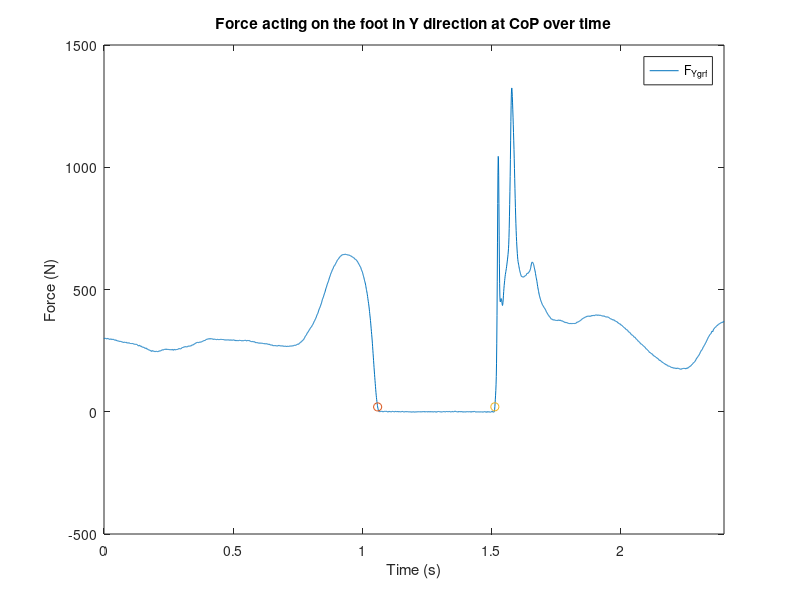
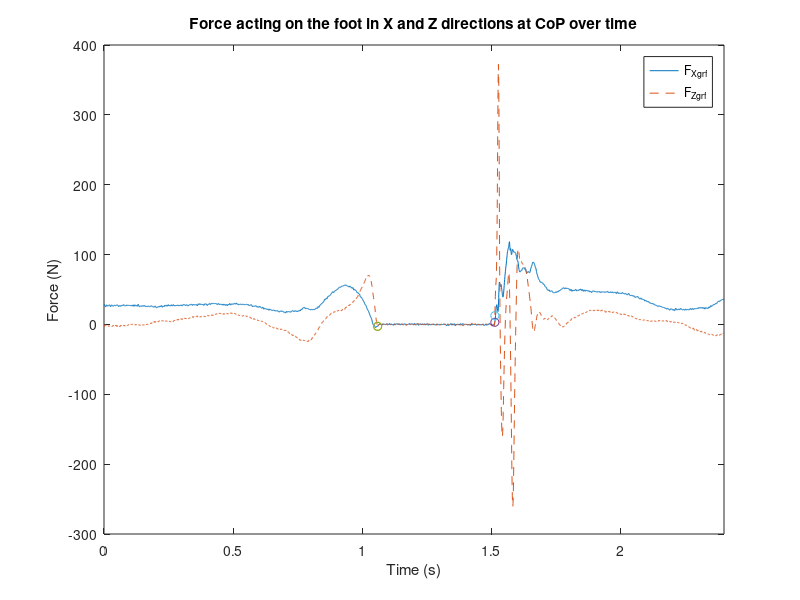
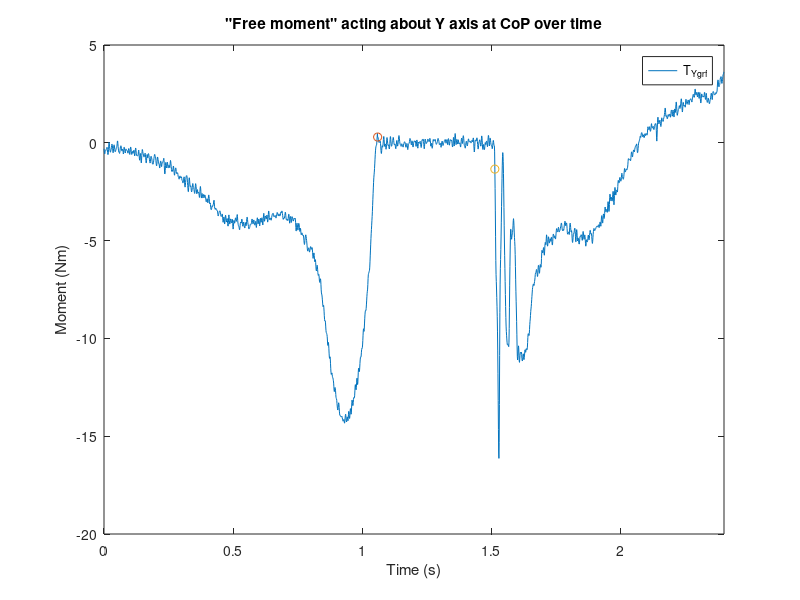
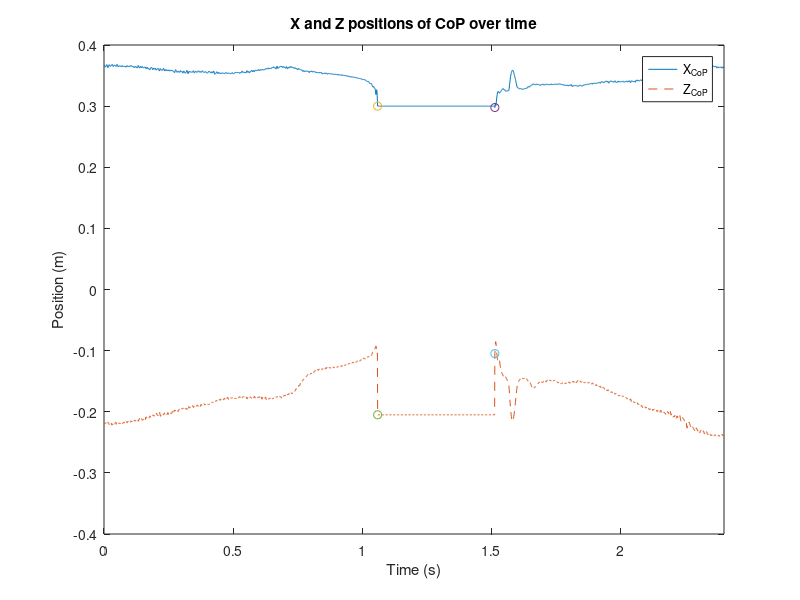

Recreate these plots in MATLAB, in order.
% Created by: Anthony Le
% Last updated: 02.27.2018

% KIN 523: Homework 6 - Force Measurement
% Due: 03.01.18
%%
close all;
clear;

% origin of force plate coordinate system in global XYZ
% Y_0 -> -Z_0
% Z_0 -> Y_0
XZY_0 = [0.300; 0.205; 0];

cal_mat = [612.8, -2.9, 0.1, 1.4, 0.1, 0.7;
            5.5, 616.3, -3.3, -1.8, 0.2, -7.5;
            30.6, 2.7, 945.1, -2.7, -10.4, 3.5;
            0.4, -29.0, -0.7, 351.3, 1.5, 0.6;
            25.6, -0.2, -0.7, -0.7, 246.9, 0.3;
            0.8, 0.6, 0.6, 0.5, 0.6, 143.8];

h = 0; % in m        
h_true = 0.044; % in m

G_i = 2; % force plate amp gains

f_s = 1080; % in Hz
f_c = 120; % in Hz; 4th-order Butterworth no-lag filter
f_s_mocap = 120; % in Hz

%% Problem 1
% bipolar range for 16-bit A/D -32768 to 32767

% mV per count 
mV_count = (20 / (2^16)) * 1000; % in mV

d_output = 4673; % digital output in counts
a_input = d_output * mV_count; % analog input in mV
a_input = a_input / 1000; % analog input in V

%% Problem 2
load('Forces.mat');

V_base = [0.0595, 0.0438, 0.0748, 0.0485, 0.0519, 0.0497];
V_base = repmat(V_base, 2593, 1);

V_meas = [F_x, F_y, F_z, M_x, M_y, M_z];

V_act = V_meas - V_base;

table_2 = horzcat(sample, V_act);

%% Problem 3
V_act_tp = transpose(V_act);

FM_output = []; % force and moments in N and Nm, respectively

for i = 1:length(sample)
    fm_output = cal_mat * (V_act_tp(:, i) ./ 2);
    FM_output = cat(2, FM_output, fm_output);
end

FM_output = transpose(FM_output);

table_3 = horzcat(sample, FM_output);

%% Problem 4
x_CoP = [];
y_CoP = [];

for j = 1:length(sample)
    if FM_output(j, 3) < 20
        x = 0;
        y = 0;
        x_CoP = cat(1, x_CoP, x);
        y_CoP = cat(1, y_CoP, y);
    else
        x = ((-h * FM_output(j, 1)) - FM_output(j, 5)) / FM_output(j, 3);
        y = ((-h * FM_output(j, 2)) - FM_output(j, 4)) / FM_output(j, 3);
        x_CoP = cat(1, x_CoP, x);
        y_CoP = cat(1, y_CoP, y);
    end
    
end

xyz_CoP = [x_CoP, y_CoP, zeros(2593, 1)];

table_4 = horzcat(sample, xyz_CoP);

%% Problem 5
T_z = [];

for k = 1:length(sample)
    t_z = FM_output(k, 6) - (x_CoP(k, 1) * FM_output(k, 2)) + (y_CoP(k, 1) * FM_output(k, 1));
    T_z = cat(1, T_z, t_z);
end

table_5 = horzcat(sample, T_z);

%% Problem 6
% part a
xyz_CoP_tp = transpose(xyz_CoP);

XZY_CoP = [];
theta = 270; % in deg

RotM = [cos(theta), sin(theta), 0;
        sin(theta), -cos(theta), 0;
        0, 0, -1];

for l = 1:length(sample)
    XZY = RotM * xyz_CoP_tp(:, l) + XZY_0;
    XZY_CoP = cat(2, XZY_CoP, XZY);
end

XZY_CoP = transpose(XZY_CoP);
XZY_CoP(:, 2) = -XZY_CoP(:, 2); % Y_CoP -> -Z_CoP

X_CoP = XZY_CoP(:, 1);
Z_CoP = XZY_CoP(:, 2);

% part b
F_xyz = [FM_output(:, 1), FM_output(:, 2), FM_output(:, 3)];
F_xyz_tp = transpose(F_xyz);

F_XZY = [];

for m = 1:length(sample)
    f_XZY = RotM * F_xyz_tp(:, m);
    F_XZY = cat(2, F_XZY, f_XZY);
end

F_XZY = transpose(F_XZY);
F_XZY(:, 2) = -F_XZY(:, 2); % F_Y -> -F_Z

F_X = F_XZY(:, 1);
F_Z = F_XZY(:, 2);
F_Y = F_XZY(:, 3);

% part c
T_Y = -T_z;

% M_Z = (-X_CoP .* F_Y) - (h * F_X);
% M_X = (-Z_CoP .* F_Y) - (h * (-F_Z));
% M_Y = -FM_output(:, 6);
% 
% T_Y = M_Y - (X_CoP .* (-F_Z)) + ((-Z_CoP) .* F_X);

table_6 = horzcat(sample, X_CoP, Z_CoP, F_X, F_Y, F_Z, T_Y);

%% Problem 7
% part a
F_Xgrf = -F_X;
F_Ygrf = -F_Y;
F_Zgrf = -F_Z;

% part b
T_Ygrf = -T_Y;

table_7 = horzcat(sample, X_CoP, Z_CoP, F_Xgrf, F_Ygrf, F_Zgrf, T_Ygrf);

%% Problem 8
time = [];

for n = 1:length(sample)
    t = sample(n) * (1/f_s); 
    time = cat(1, time, t);
end

figure(1);
plot(time, F_Ygrf);
hold on;
plot(time(1145), F_Ygrf(1145), 'o');
plot(time(1635), F_Ygrf(1635), 'o');
xlim([0 2.4]);
legend('F_{Ygrf}');
xlabel('Time (s)');
ylabel('Force (N)');
title('Force acting on the foot in Y direction at CoP over time');

figure(2);
plot(time, F_Xgrf);
xlim([0 2.4]);
hold on;
plot(time, F_Zgrf, '--');
plot(time(1145), F_Xgrf(1145), 'o');
plot(time(1635), F_Xgrf(1635), 'o');
plot(time(1145), F_Zgrf(1145), 'o');
plot(time(1635), F_Zgrf(1635), 'o');
xlim([0 2.4]);
legend('F_{Xgrf}', 'F_{Zgrf}');
xlabel('Time (s)');
ylabel('Force (N)');
title('Force acting on the foot in X and Z directions at CoP over time');
hold off;

figure(3);
plot(time, T_Ygrf);
hold on;
plot(time(1145), T_Ygrf(1145), 'o');
plot(time(1635), T_Ygrf(1635), 'o');
xlim([0 2.4]);
legend('T_{Ygrf}');
xlabel('Time (s)');
ylabel('Moment (Nm)');
title('"Free moment" acting about Y axis at CoP over time');

figure(4);
plot(time, X_CoP);
hold on;
plot(time, Z_CoP, '--');
plot(time(1145), X_CoP(1145), 'o');
plot(time(1635), X_CoP(1635), 'o');
plot(time(1145), Z_CoP(1145), 'o');
plot(time(1635), Z_CoP(1635), 'o');
xlim([0 2.4]);
legend('X_{CoP}', 'Z_{CoP}');
xlabel('Time (s)');
ylabel('Position (m)');
title('X and Z positions of CoP over time');
hold off;

%% Problem 9
TO_ids = find(F_Ygrf < 20);
TD_ids = find(F_Ygrf > 20);
down_samp = f_s / f_s_mocap;

takeoff = time(min(TO_ids)); % idx = 1145
touchdown = time(max(TO_ids) + 1); % idx = 1635

takeoff_mocap = (min(TO_ids) / down_samp) * (1 / f_s_mocap);
touchdown_mocap = ((max(TO_ids) + 1) / down_samp) * (1 / f_s_mocap);

%% Problem 10
delta_t = 1/ f_s;

% part a
J_Y = [];

for o = 927:1145
    j_Y = delta_t * ((F_Ygrf(o) + F_Ygrf(o+1)) / 2);
    J_Y = cat(1, J_Y, j_Y);
end
J_Ysum = sum(J_Y);

% part b
peakF_Ygrf = max(F_Ygrf(1635:2593));

% part c
body_m = 56.3; % in kg
body_w = body_m * 2.20462; % in lb; conversion

prop = body_w / peakF_Ygrf; % in lb/N

%% Problem 11
dF_Ygrf = [];

for p = 3:2591
    df = (F_Ygrf(p+2) - F_Ygrf(p-2)) / (4 * delta_t);
    dF_Ygrf = cat(1, dF_Ygrf, df); % in N/s
end
dF_Ygrf = [nan; nan; dF_Ygrf; nan; nan] * prop; % in lb/s

figure(5);
plot(time, dF_Ygrf);
xlim([0 2.4]);
xlabel('Time (s)');
ylabel('Rate of Change of F_{Ygrf}(lb/s)');
title('Rate of change of vertical component of GRF acting on foot over time');

%% Problem 12
ps = transpose(V_act(1101, :));

cal_mat2 = [612.8, 0, 0, 0, 0, 0;
            0, 616.3, 0, 0, 0, 0;
            0, 0, 945.1, 0, 0, 0;
            0, 0, 0, 351.3, 0, 0;
            0, 0, 0, 0, 246.9, 0;
            0, 0, 0, 0, 0, 143.8];
        
peak_shear2 = cal_mat2 * (ps ./ G_i);

peak_shear1 = transpose(FM_output(1101, :));

x_CoP2 = (-h_true * peak_shear2(1) - peak_shear2(5)) / (peak_shear2(3));
y_CoP2 = (-h_true * peak_shear2(2) - peak_shear2(4)) / (peak_shear2(3));

x_CoP1 = (-h_true * peak_shear1(1) - peak_shear1(5)) / (peak_shear1(3));
y_CoP1 = (-h_true * peak_shear1(2) - peak_shear1(4)) / (peak_shear1(3));

% figure(6);
% plot(x_CoP1, y_CoP1, 'x');
% hold on;
% plot(x_CoP2, y_CoP2, 'o');
% hold off;
